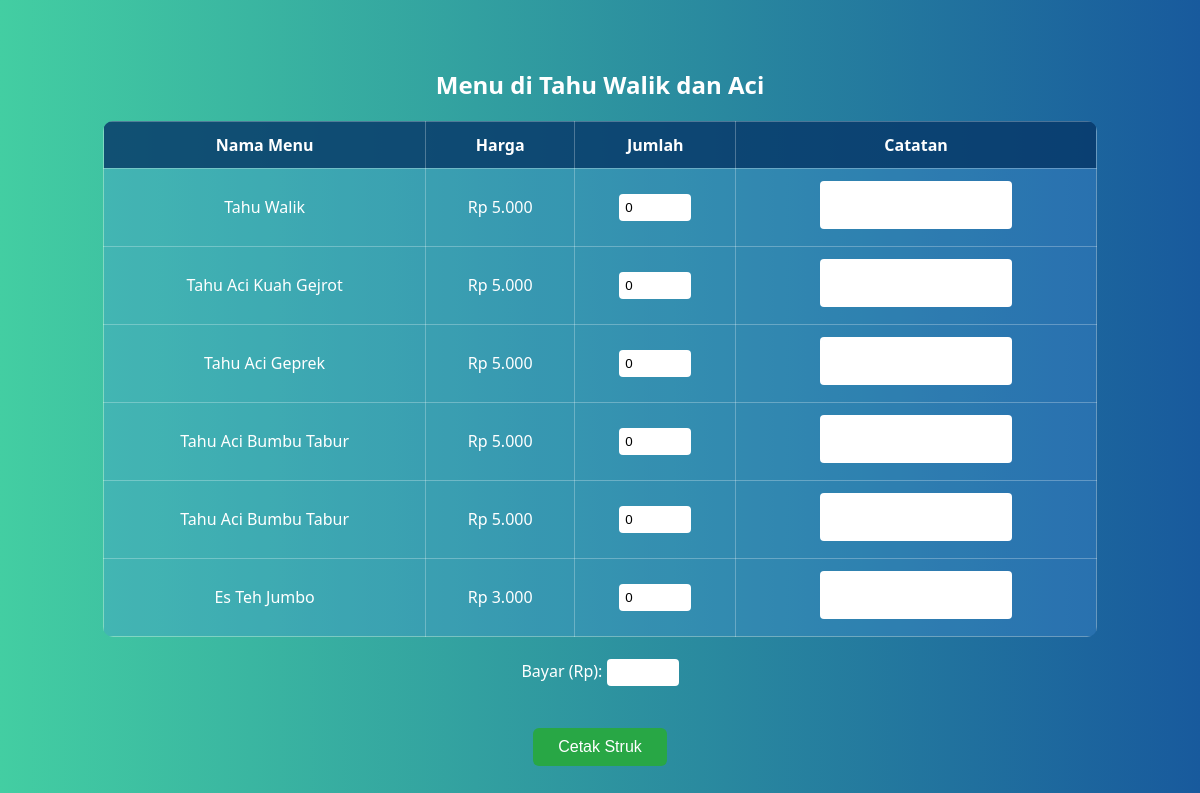
The page /menu.php?kedai=Tahu+Walik+dan+Aci (signed in) on the database its author committed.
### tables this page shows
CREATE TABLE `menu` (
  `id` int(11) NOT NULL,
  `nama_menu` varchar(100) DEFAULT NULL,
  `harga` int(11) DEFAULT NULL,
  `kedai` varchar(100) DEFAULT NULL,
  `kedai_id` int(11) NOT NULL DEFAULT 1
);

### menu.php (the view, shortened to what this page needs)
<?php
$conn = new mysqli("localhost", "root", "", "web_foodcourt");
$kedai = $_GET['kedai'] ?? '';
$kedai_safe = $conn->real_escape_string($kedai);
$result = $conn->query("SELECT * FROM menu WHERE kedai = '$kedai_safe' ORDER BY id ASC");
?>
<!DOCTYPE html>
<html>
<head>
</head>
<body>
    <h2>Menu di <?= htmlspecialchars($kedai) ?></h2>
    <form method="POST" action="struk.php">
        <table>
            <tr>
                <th>Nama Menu</th>
                <th>Harga</th>
                <th>Jumlah</th>
                <th>Catatan</th>
            </tr>
            <?php while ($row = $result->fetch_assoc()): ?>
            <tr>
                <td>
                    <?= htmlspecialchars($row['nama_menu']) ?>
                </td>
                <td>Rp <?= number_format($row['harga'], 0, ',', '.') ?></td>
                <td><input type="number" name="jumlahs[]" min="0" step="1" value="0" oninput="this.value = this.value.replace(/^0+/, '')"></td>
                <td><textarea name="catatans[]" rows="2" placeholder=></textarea></td>
            </tr>
            <?php endwhile; ?>
        </table>
        <br>
        <label>Bayar (Rp): <input type="number" name="bayar" required></label><br><br>
        <button class="submit-btn" type="submit">Cetak Struk</button>
    </form>
</body>
</html>

### menu.php (style rules this page uses)
body { background: linear-gradient(to right, #43cea2, #185a9d); font-family: 'Segoe UI', sans-serif; color: white; text-align: center; padding: 40px; }
table { margin: auto; border-collapse: collapse; width: 90%; background-color: rgba(255,255,255,0.1); border-radius: 10px; overflow: hidden; }
th, td { padding: 12px; border: 1px solid #ffffff44; color: white; }
th { background-color: rgba(0, 51, 102, 0.8); }
td { background-color: rgba(0, 102, 204, 0.2); }
input[type="number"] { width: 60px; padding: 6px; border-radius: 4px; border: none; }
textarea { resize: none; width: 180px; padding: 6px; border-radius: 4px; border: none; font-family: 'Segoe UI', sans-serif; }
.submit-btn { margin-top: 20px; padding: 10px 25px; background-color: #28a745; color: white; border: none; border-radius: 6px; cursor: pointer; font-size: 16px; }

### rows shown on the page
menu: nama_menu "Tahu Walik", harga "5.000"
menu: nama_menu "Tahu Aci Kuah Gejrot", harga "5.000"
menu: nama_menu "Tahu Aci Geprek", harga "5.000"
menu: nama_menu "Tahu Aci Bumbu Tabur", harga "5.000"
menu: nama_menu "Tahu Aci Bumbu Tabur", harga "5.000"
menu: nama_menu "Es Teh Jumbo", harga "3.000"

### other values the page prints
$kedai "Tahu Walik dan Aci"
